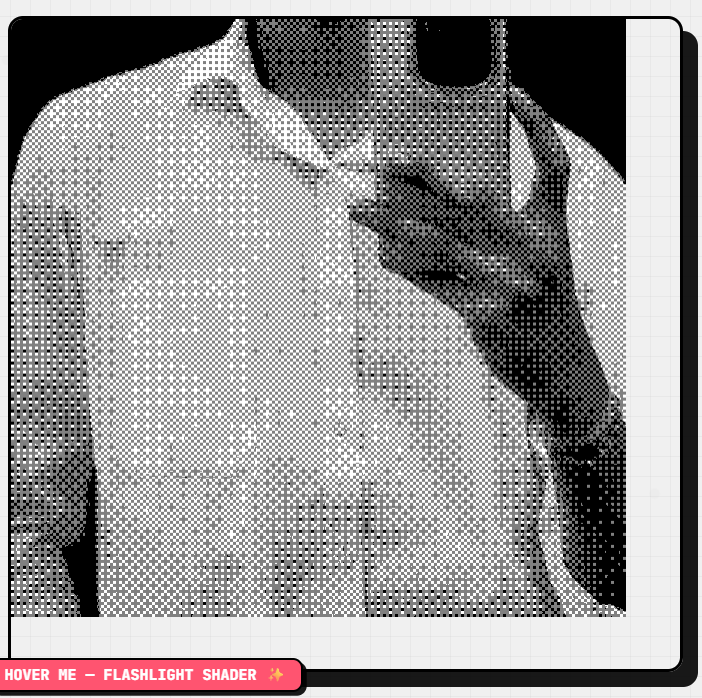
#> input picture Shannon_fano_coding/Input_images/image.png, 702 x 698 px
$ python shannon_fano_coding.py Input_images/image.png
#> lines starting #> are read from the running program, lines starting #| are printed output that depends on the picture
import numpy as np
from PIL import Image, ImageDraw, ImageFont
import os
import argparse
from collections import Counter
import matplotlib.pyplot as plt

class Node:
    def __init__(self, symbol=None):
        self.symbol = symbol
        self.left = None
        self.right = None

def build_shannon_fano_tree(probs_list):
    if len(probs_list) == 1:
        return Node(symbol=probs_list[0][0])

    total = sum(p for s, p in probs_list)
    min_diff = float('inf')
    split_idx = 1
    current_sum = 0

    for i in range(len(probs_list) - 1):
        current_sum += probs_list[i][1]
        diff = abs(total - 2 * current_sum)
        if diff < min_diff:
            min_diff = diff
            split_idx = i + 1

    left_list = probs_list[:split_idx]
    right_list = probs_list[split_idx:]

    node = Node()
    if len(left_list) > 0:
        node.left = build_shannon_fano_tree(left_list)
    if len(right_list) > 0:
        node.right = build_shannon_fano_tree(right_list)

    return node

def generate_codes(node, prefix="", codebook=None):
    if codebook is None:
        codebook = {}
    if node is not None:
        if node.symbol is not None:
            codebook[node.symbol] = prefix
        generate_codes(node.left, prefix + "0", codebook)
        generate_codes(node.right, prefix + "1", codebook)
    return codebook

def encode_image(img_array, codebook):
    flat = img_array.flatten()
    encoded = "".join([codebook[px] for px in flat])
    return encoded

def decode_image(encoded, root, shape):
    decoded = []
    current = root
    for bit in encoded:
        if bit == "0":
            current = current.left
        else:
            current = current.right

        if current.symbol is not None:
            decoded.append(current.symbol)
            current = root

    return np.array(decoded, dtype=np.uint8).reshape(shape)

def process_shannon_fano(input_path, output_dir="Output"):
#> called with input_path = 'Input_images/image.png', output_dir = 'Output'
    os.makedirs(output_dir, exist_ok=True)

    # Load image
    img = Image.open(input_path).convert('L')
    img_np = np.array(img)
    img.save(os.path.join(output_dir, "shannon_fano_original_grey.png"))

    total_pixels = img_np.size
#> total_pixels = 489996
    counts = Counter(img_np.flatten())
#> counts = 256 items
    probs = {sym: count / total_pixels for sym, count in counts.items()}
#> probs = 256 items

    sorted_probs = sorted(probs.items(), key=lambda x: x[1], reverse=True)
#> sorted_probs = 256 pairs, first value 0 to 255, second value 4.49e-05 to 0.281

    root = build_shannon_fano_tree(sorted_probs)
#> in build_shannon_fano_tree, `total = sum(p for s, p in probs_list)`: total = 1
#> the loop in build_shannon_fano_tree, `for i in range(len(probs_list) - 1):` made 255 passes
#> (current_sum, diff, min_diff, split_idx) on passes 1 to 2: (0.281, 0.438, 0.438, 1), (0.445, 0.109, 0.109, 2)
#> (current_sum, diff) on passes 3 to 8: (0.605, 0.21), (0.756, 0.512), (0.786, 0.572), (0.802, 0.605), (0.818, 0.636), (0.822, 0.644)
#> after the loop in build_shannon_fano_tree, `for i in range(len(probs_list) - 1):`: min_diff = 0.109; split_idx = 2
#> in build_shannon_fano_tree, `left_list = probs_list[:split_idx]`: left_list = [(128, 0.281), (240, 0.164)]
#> in build_shannon_fano_tree, `right_list = probs_list[split_idx:]`: right_list = 254 pairs, first value 0 to 255, second value 4.49e-05 to 0.16
#> the loop in build_shannon_fano_tree (call 2), `for i in range(len(probs_list) - 1):` made 1 pass
#> (current_sum, diff, min_diff, split_idx) on pass 1: (0.281, 0.117, 0.117, 1)
    codebook = generate_codes(root, "", {})

    # Entropy
    entropy = -sum(p * np.log2(p) for p in probs.values())

    # Average code length
    avg_len = sum(probs[sym] * len(code) for sym, code in codebook.items())

    # Efficiency
    efficiency = entropy / avg_len if avg_len > 0 else 0

    # Compression ratio
    comp_ratio = 8.0 / avg_len if avg_len > 0 else 0

    # Space saving
    space_saving = 1.0 - (avg_len / 8.0)

    # Encode and Decode
    encoded = encode_image(img_np, codebook)
    decoded_np = decode_image(encoded, root, img_np.shape)
    Image.fromarray(decoded_np).save(os.path.join(output_dir, "shannon_fano_decoded.png"))

    is_lossless = np.array_equal(img_np, decoded_np)

    # Bit-length map
    length_map = np.vectorize(lambda px: len(codebook[px]))(img_np)
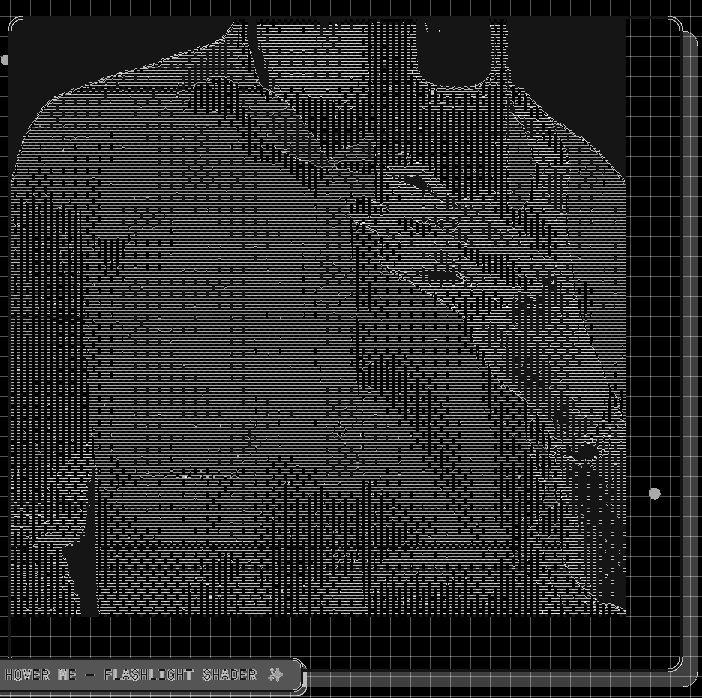
#> length_map: shape (698, 702) int64; min 2, max 14, mean 4; drawn with min black and max white
    min_len = length_map.min()
    max_len = length_map.max()
    if max_len > min_len:
        norm_map = (length_map - min_len) / (max_len - min_len) * 255.0
    else:
        norm_map = np.zeros_like(length_map)
    Image.fromarray(norm_map.astype(np.uint8)).save(os.path.join(output_dir, "shannon_fano_bit_length_map.png"))

    # Length distribution (Bar chart)
    lengths = [len(code) for code in codebook.values()]
    plt.figure(figsize=(8, 6))
    plt.hist(lengths, bins=range(min(lengths), max(lengths) + 2), align='left', rwidth=0.8, color='lightgreen', edgecolor='black')
    plt.title('Shannon-Fano Codeword Length Distribution')
    plt.xlabel('Length in bits')
    plt.ylabel('Frequency (Number of symbols)')
    plt.grid(axis='y', alpha=0.75)
    plt.savefig(os.path.join(output_dir, "shannon_fano_length_distribution.png"))
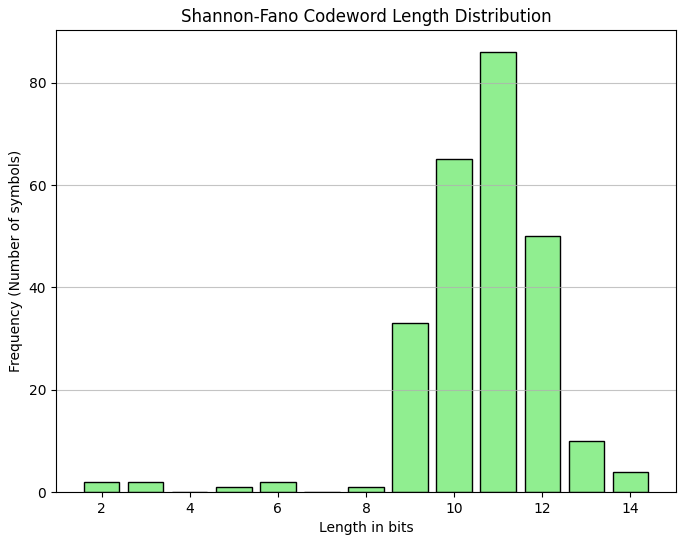
#> figure drawn by matplotlib, 1 panel; tallest bar 86 high, from x = 10.6 to 11.4
    plt.close()

    # Metrics summary image
    summary_img = Image.new('RGB', (600, 300), color=(255, 255, 255))
#> summary_img: PIL image 600x300 RGB; every value is 255
    draw = ImageDraw.Draw(summary_img)
    try:
        font = ImageFont.truetype("arial.ttf", 20)
        title_font = ImageFont.truetype("arial.ttf", 24)
    except:
        font = ImageFont.load_default()
        title_font = ImageFont.load_default()

    y_offset = 20
    draw.text((20, y_offset), "Shannon-Fano Coding Metrics", fill=(0,0,0), font=title_font)
    y_offset += 40

    lines = [
        f"Lossless Verification: {'PASSED' if is_lossless else 'FAILED'}",
        f"Shannon Entropy (H): {entropy:.4f} bits/symbol",
        f"Average Code Length (L): {avg_len:.4f} bits/symbol",
        f"Coding Efficiency (η): {efficiency:.4%} (H/L)",
        f"Compression Ratio: {comp_ratio:.4f}:1 (8/L)",
        f"Theoretical Space Savings: {space_saving:.2%} (1 - L/8)"
    ]

    for line in lines:
        draw.text((20, y_offset), line, fill=(0,0,0), font=font)
        y_offset += 35
#> this loop made 6 passes
#> line on passes 1, 2, 4, 5: 'Lossless Verification: PASSED', 'Shannon Entropy (H): 3.9561 bits/symbol', 'Coding Efficiency (η): 98.8381% (H/L)', 'Compression Ratio: 1.9987:1 (8/L)'

    summary_img.save(os.path.join(output_dir, "shannon_fano_metrics_summary.png"))
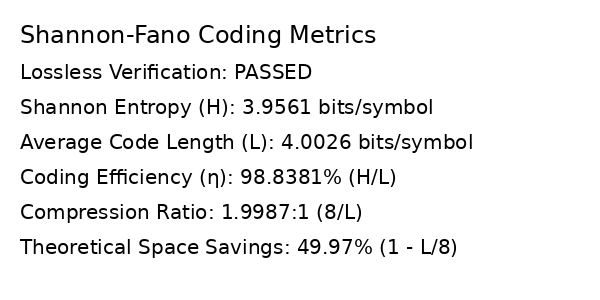
#> saved as shannon_fano_metrics_summary.png: PIL image 600x300 RGB; min 0, max 255, mean 238.6

    return {
        "entropy": entropy,
        "avg_len": avg_len,
        "efficiency": efficiency,
        "comp_ratio": comp_ratio,
        "space_saving": space_saving,
        "is_lossless": is_lossless
    }

if __name__ == "__main__":
    parser = argparse.ArgumentParser()
    parser.add_argument("input", type=str, help="Path to input image")
    args = parser.parse_args()
    process_shannon_fano(args.input)
